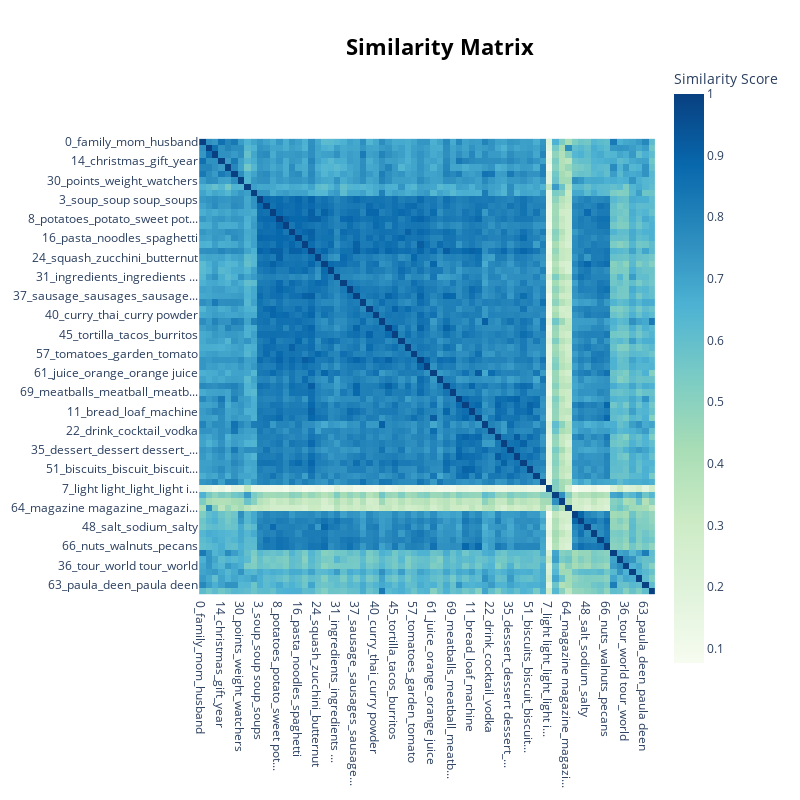

Notebook code for this chart:
### Code cell
topic_model.visualize_heatmap(n_clusters=7)

### Figure 1 — Plotly figure (JSON) as saved in the notebook; plotly's stock layout.template omitted (floating-point values rounded to 4 significant figures; data arrays with more than 128 entries replaced by an {"elided": "..."} marker saying what was removed)
{"data": [{"coloraxis": "coloraxis", "hovertemplate": "x: %{x}<br>y: %{y}<br>Similarity Score: %{z}<extra></extra>", "name": "0", "type": "heatmap", "x": ["0_family_mom_husband", "1_magazine_home magazine_is...", "2_cookbook_cookbook cookboo...", "14_christmas_gift_year", "19_restaurant_chef_inn", "25_party_parties_appetizer", "30_points_weight_watchers", "50_yummy_yummy yummy_simple", "55_comfort_comfort food_food", "3_soup_soup soup_soups", "4_salad_dressing_salads", "6_spicy_chili_peppers", "8_potatoes_potato_sweet pot...", "10_rice_rice rice_dish", "13_shrimp_salmon_crab", "16_pasta_noodles_spaghetti", "18_pork_chops_pork chops", "20_cheese_cheddar_sauce", "24_squash_zucchini_butternut", "27_vinegar_parsley_garlic", "28_marinade_marinating_chic...", "31_ingredients_ingredients ...", "33_mushrooms_mushroom_mushr...", "34_beans_beans beans_bean", "37_sausage_sausages_sausage...", "38_crock_crock pot_pot", "39_salsa_salsa salsa_chips", "40_curry_thai_curry powder", "42_dish_side dish_side", "43_burger_burgers_hamburger", "45_tortilla_tacos_burritos", "53_sauce_sauce sauce_dipping", "56_tuna_tuna salad_salad", "57_tomatoes_garden_tomato", "58_roast_beef_steak", "60_chicken_breasts_chicken ...", "61_juice_orange_orange juice", "67_ribs_rib_bbq", "68_sandwich_sandwiches_cheese", "69_meatballs_meatball_meatb...", "5_cake_cupcakes_frosting", "9_cookies_cookie_chocolate", "11_bread_loaf_machine", "17_strawberries_blueberries...", "21_breakfast_dinner_brunch", "22_drink_cocktail_vodka", "23_muffins_muffin_bran", "26_pie_crust_pie crust", "35_dessert_dessert dessert_...", "46_pancakes_waffles_pancake", "47_pizza_crust_pizza crust", "51_biscuits_biscuit_biscuit...", "54_ice cream_ice_vanilla", "70_grill_bbq_barbecue", "7_light light_light_light i...", "12_havent_toh_card", "62_living_living living_sim...", "64_magazine magazine_magazi...", "15_calories_calorie_mg", "41_carb_protein_carbs", "48_salt_sodium_salty", "49_vegan_vegetarians_vegans", "59_asparagus_asparagus aspa...", "66_nuts_walnuts_pecans", "29_episode_show_rachel", "32_site_allrecipescom_website", "36_tour_world tour_world", "44_request_response_respons...", "52_winter_summer_autumn", "63_paula_deen_paula deen", "65_dish dish_dish_thiw"], "xaxis": "x", "y": ["0_family_mom_husband", "1_magazine_home magazine_is...", "2_cookbook_cookbook cookboo...", "14_christmas_gift_year", "19_restaurant_chef_inn", "25_party_parties_appetizer", "30_points_weight_watchers", "50_yummy_yummy yummy_simple", "55_comfort_comfort food_food", "3_soup_soup soup_soups", "4_salad_dressing_salads", "6_spicy_chili_peppers", "8_potatoes_potato_sweet pot...", "10_rice_rice rice_dish", "13_shrimp_salmon_crab", "16_pasta_noodles_spaghetti", "18_pork_chops_pork chops", "20_cheese_cheddar_sauce", "24_squash_zucchini_butternut", "27_vinegar_parsley_garlic", "28_marinade_marinating_chic...", "31_ingredients_ingredients ...", "33_mushrooms_mushroom_mushr...", "34_beans_beans beans_bean", "37_sausage_sausages_sausage...", "38_crock_crock pot_pot", "39_salsa_salsa salsa_chips", "40_curry_thai_curry powder", "42_dish_side dish_side", "43_burger_burgers_hamburger", "45_tortilla_tacos_burritos", "53_sauce_sauce sauce_dipping", "56_tuna_tuna salad_salad", "57_tomatoes_garden_tomato", "58_roast_beef_steak", "60_chicken_breasts_chicken ...", "61_juice_orange_orange juice", "67_ribs_rib_bbq", "68_sandwich_sandwiches_cheese", "69_meatballs_meatball_meatb...", "5_cake_cupcakes_frosting", "9_cookies_cookie_chocolate", "11_bread_loaf_machine", "17_strawberries_blueberries...", "21_breakfast_dinner_brunch", "22_drink_cocktail_vodka", "23_muffins_muffin_bran", "26_pie_crust_pie crust", "35_dessert_dessert dessert_...", "46_pancakes_waffles_pancake", "47_pizza_crust_pizza crust", "51_biscuits_biscuit_biscuit...", "54_ice cream_ice_vanilla", "70_grill_bbq_barbecue", "7_light light_light_light i...", "12_havent_toh_card", "62_living_living living_sim...", "64_magazine magazine_magazi...", "15_calories_calorie_mg", "41_carb_protein_carbs", "48_salt_sodium_salty", "49_vegan_vegetarians_vegans", "59_asparagus_asparagus aspa...", "66_nuts_walnuts_pecans", "29_episode_show_rachel", "32_site_allrecipescom_website", "36_tour_world tour_world", "44_request_response_respons...", "52_winter_summer_autumn", "63_paula_deen_paula deen", "65_dish dish_dish_thiw"], "yaxis": "y", "z": {"elided": "71x71 float values"}}], "layout": {"coloraxis": {"colorbar": {"title": {"text": "Similarity Score"}}, "colorscale": [[0, "rgb(247,252,240)"], [0.125, "rgb(224,243,219)"], [0.25, "rgb(204,235,197)"], [0.375, "rgb(168,221,181)"], [0.5, "rgb(123,204,196)"], [0.625, "rgb(78,179,211)"], [0.75, "rgb(43,140,190)"], [0.875, "rgb(8,104,172)"], [1, "rgb(8,64,129)"]]}, "height": 800, "hoverlabel": {"bgcolor": "white", "font": {"family": "Rockwell", "size": 16}}, "legend": {"title": {"text": "Trend"}}, "margin": {"t": 60}, "showlegend": true, "title": {"font": {"color": "Black", "size": 22}, "text": "<b>Similarity Matrix</b>", "x": 0.55, "xanchor": "center", "y": 0.95, "yanchor": "top"}, "width": 800, "xaxis": {"anchor": "y", "constrain": "domain", "domain": [0, 1], "scaleanchor": "y"}, "yaxis": {"anchor": "x", "autorange": "reversed", "constrain": "domain", "domain": [0, 1]}}}
